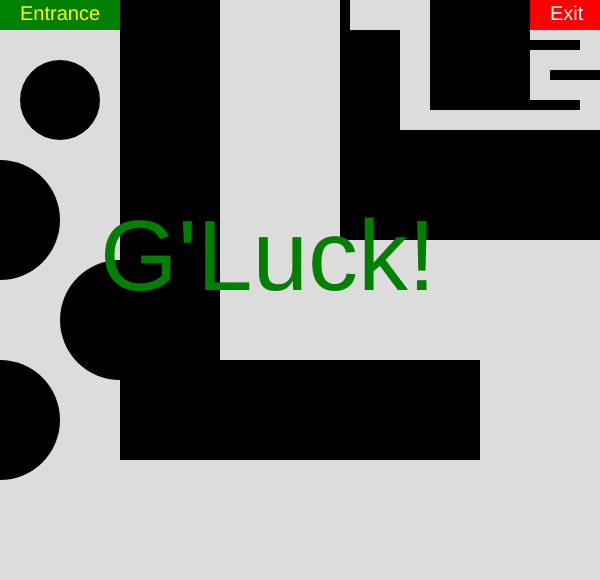
Frame 1 (no input)
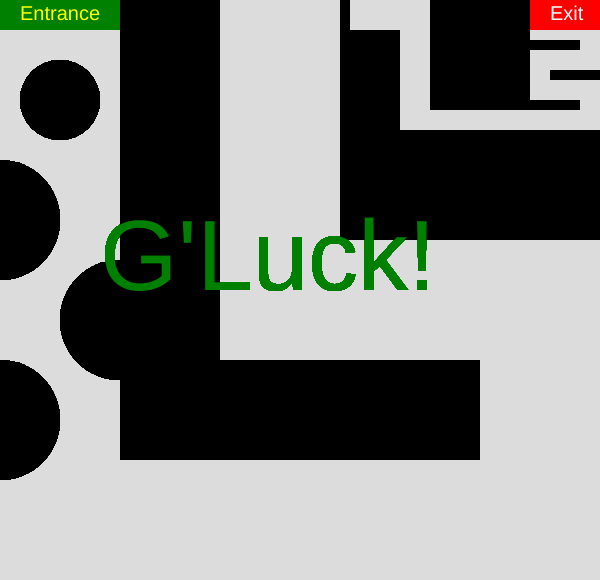
Frame 60 (no input)
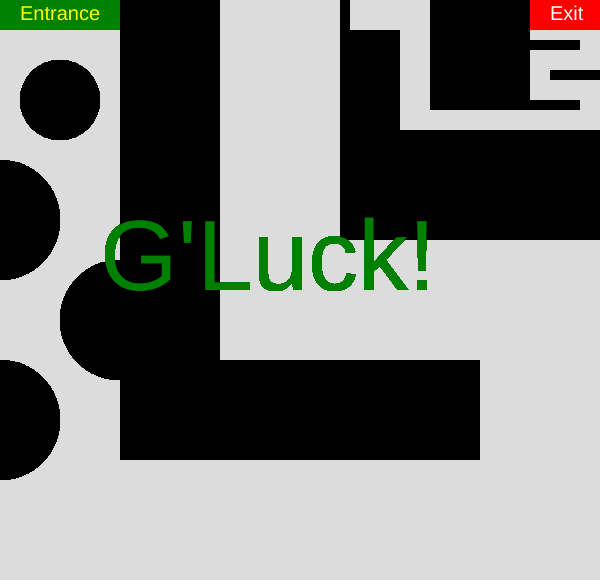
Frame 120 (the mouse pressed at the canvas centre since frame 60)

The p5.js sketch that drew these frames (run headless with seeded random() and noise() and a simulated clock; from frame 60 on, the mouse is pressed at the canvas centre):

// p5.js sketch
// ── sketch.js
/***********************************
	A game based on exiting a maze.
  If you touch any obstacles, you have to start over.
  Sometimes you have to click on a door to get passed.
************************************/

var doorOpen = 0;
var ready = -1;
var endMsg = "";
var c;

function setup() {
  createCanvas(600, 580);
  background(220);
  c = 'blue'
}

function draw() {
  var d = 220;
  // Reset background
	if(mouseX > 0 && mouseX < 120 && mouseY > 0 && mouseY < 30) {
    background(220)
  }
  noStroke();
  // Entrance Box
  textSize(20);
  fill('green');
  rect(0,0, 120, 30);
  fill('yellow');
  text("Entrance", 20, 20);
  
  // Exit Box
  fill('red');
  rect(530,0, 70, 30);
  fill(255);
  text("Exit", 550, 20);
  
  // Obstacles and Walls
  fill(0);
  // Big Walls
  rect(120,0, 100, 460);
  rect(220,360, 260, 100);
  rect(340,130, 260, 110);
  rect(430,0, 100, 110);
  // End Maze
	rect(340,30, 60, 100);
  rect(530,100, 50, 10);
  rect(550,70, 50, 10);
  rect(530,40, 50, 10);
  // Bubble Run
  ellipse(60,100, 80);
  ellipse(0,220, 120);
  ellipse(120,320, 120);
  ellipse(0, 420, 120);
  
  // Hidden door
	if(doorOpen == 0) {
	  fill(0);
  	rect(340,0, 10, 30);
    if(mouseX > 340 && mouseX < 350 && mouseY > 0 && mouseY < 30) {
      ready = 0;
      endMsg = "You Lose!";
      c = 'red'
  	}
  }
  
  // Hidden door switch
	if(mouseX > 0 && mouseX < 20 && mouseY > 560 && mouseY < 580) {
    d = color('yellow');
    if(mouseIsPressed) {
      doorOpen = 1;
      fill(220);
  		rect(340,0, 10, 30);
    }
  }
  fill(d);
  rect(0,560, 20, 20);
  
  // Play
  if(mouseX > 0 && mouseX < 120 && mouseY > 0 && mouseY < 30) {
    ready = 1;
    endMsg = "";
  }
  if(ready == 1) {
    strokeWeight(2);
    stroke('orange');
    line(mouseX, mouseY, pmouseX, pmouseY);
  }
  
  // Win Scenario
  if(ready == 1 && mouseX > 530 && mouseX < 600 && mouseY > 0 && mouseY < 30) {
    // Speed Cheat Check
  	if(dist(pmouseX,pmouseY, mouseX,mouseY) > 20) {
    	ready = 0;
    	endMsg = "Slow Down!";
    	c = 'red';
  	} else {
      endMsg = "You Win!";
    	c = 'blue';
    }
  }
  // Opening message
  if(ready == -1) {
    c = 'green';
    endMsg = "G'Luck!";
  }
  	textSize(100);
    fill(c);
    text(endMsg, width/2-200, height/2);
  
  // Lose Scenarios
	// // Big Walls
	// rect(120,0, 100, 460);
  if(mouseX > 120 && mouseX < 220 && mouseY > 0 && mouseY < 460) {
  	ready = 0;
  	endMsg = "You Lose!";
    c = 'red'
  }
 	// rect(220,360, 260, 100);
  if(mouseX > 220 && mouseX < 480 && mouseY > 360 && mouseY < 460) {
  	ready = 0;
  	endMsg = "You Lose!";
    c = 'red'
  }
	// rect(340,130, 260, 110);
  if(mouseX > 340 && mouseX < 600 && mouseY > 130 && mouseY < 240) {
  	ready = 0;
  	endMsg = "You Lose!";
    c = 'red'
  }
  // rect(430,0, 100, 110);
  if(mouseX > 430 && mouseX < 530 && mouseY > 0 && mouseY < 110) {
  	ready = 0;
  	endMsg = "You Lose!";
    c = 'red'
  }
  // // End Maze
	// rect(340,30, 60, 100);
  if(mouseX > 340 && mouseX < 400 && mouseY > 30 && mouseY < 130) {
  	ready = 0;
  	endMsg = "You Lose!";
    c = 'red'
  }
  // rect(530,100, 50, 10);
  if(mouseX > 530 && mouseX < 580 && mouseY > 100 && mouseY < 110) {
  	ready = 0;
  	endMsg = "You Lose!";
    c = 'red'
  }
  // rect(550,70, 50, 10);
  if(mouseX > 550 && mouseX < 600 && mouseY > 70 && mouseY < 80) {
  	ready = 0;
  	endMsg = "You Lose!";
    c = 'red'
  }
  // rect(530,40, 50, 10);
  if(mouseX > 530 && mouseX < 580 && mouseY > 40 && mouseY < 50) {
  	ready = 0;
  	endMsg = "You Lose!";
    c = 'red'
  }
  
  // Outside the canvas
  if(mouseX > width || mouseX < 0 || mouseY > height || mouseY < 2) {
  	ready = 0;
  	endMsg = "You Lose!";
    c = 'red'
  }
  if(mouseX == 0 && mouseY == 0)
    ready = -1;

 
  // // Bubble Run
	// ellipse(60,100, 80);
  if(dist(60,100, mouseX,mouseY) < 40) {
  	ready = 0;
  	endMsg = "You Lose!";
    c = 'red'
  }
 
  // ellipse(0,220, 120);
  if(dist(0,220, mouseX,mouseY) < 60) {
  	ready = 0;
  	endMsg = "You Lose!";
    c = 'red'
  }

  // ellipse(120,320, 120);
	if(dist(120,320, mouseX,mouseY) < 60) {
  	ready = 0;
  	endMsg = "You Lose!";
    c = 'red'
  }

  // ellipse(0, 420, 120);
  if(dist(0,420, mouseX,mouseY) < 60) {
  	ready = 0;
  	endMsg = "You Lose!";
    c = 'red'
  }

}
